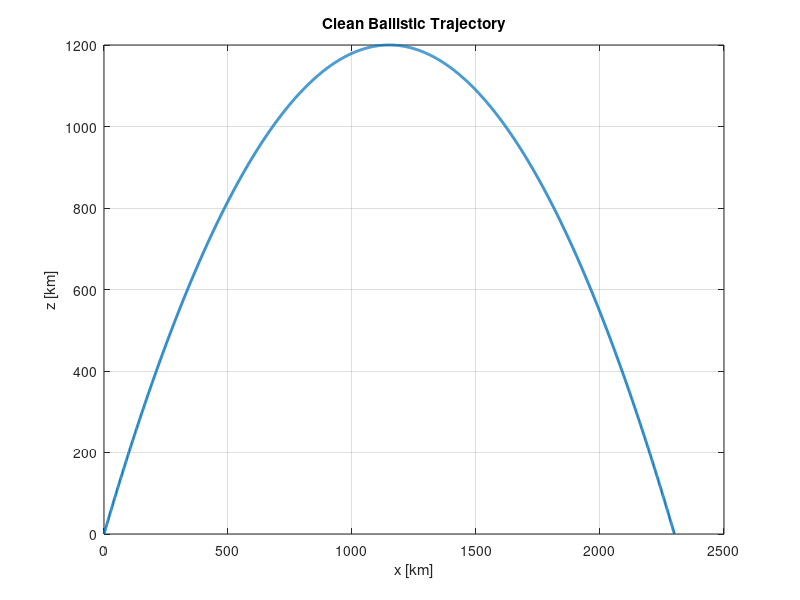
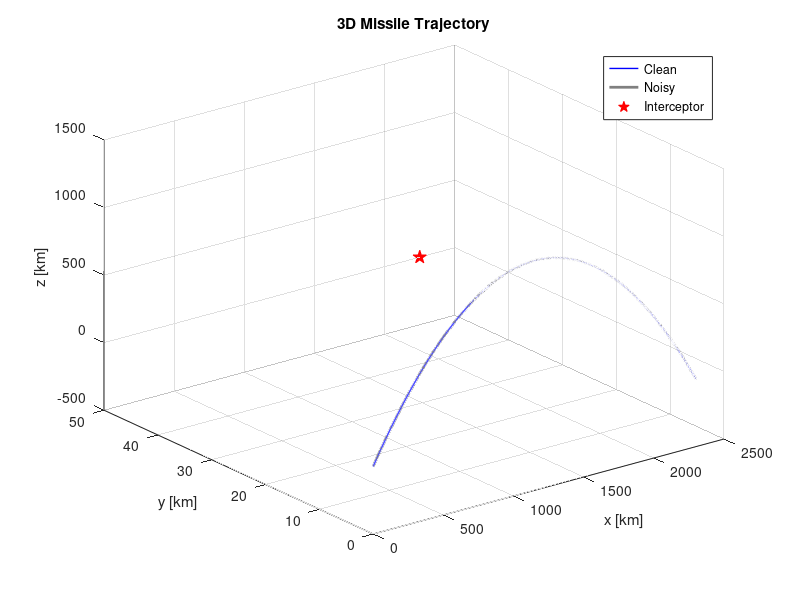
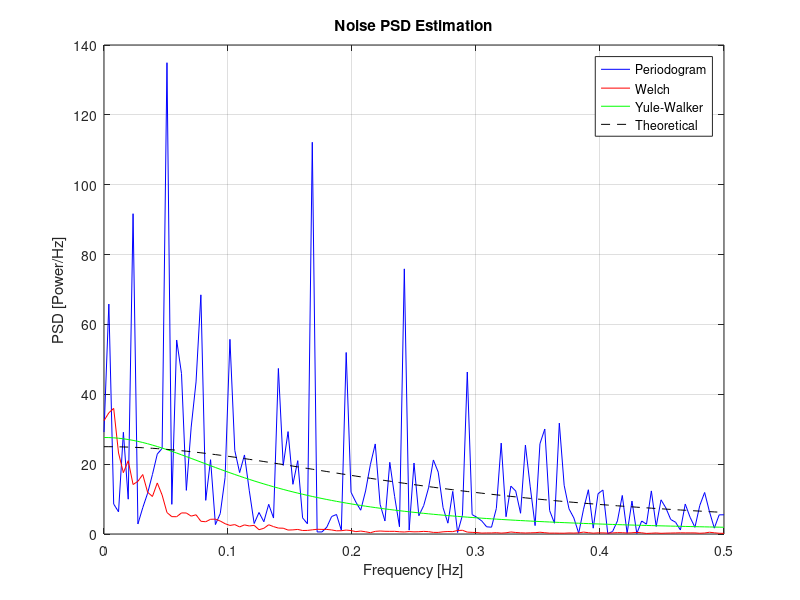
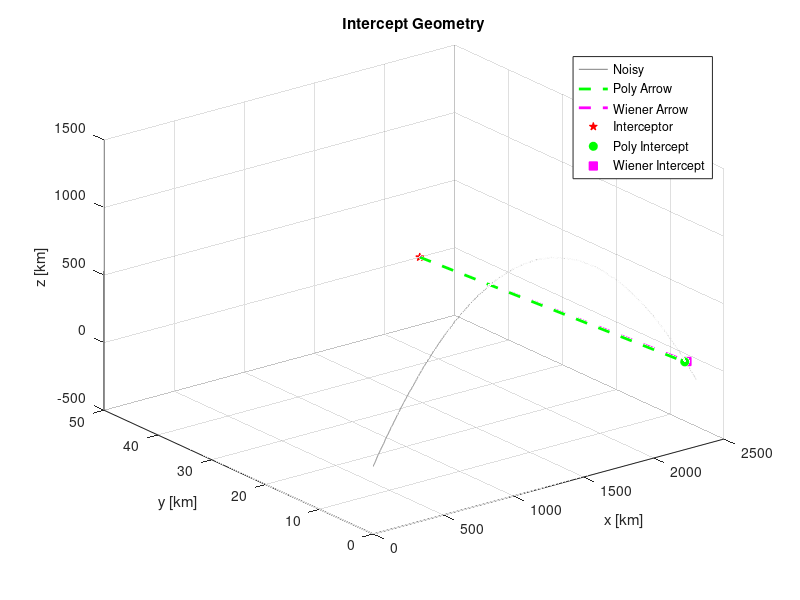

Reproduce these figures in MATLAB, in order.
% DRSP course project
% Ballistic Missile Interception Simulation and Prediction
% Author: Jordan Jacob

%% Clear workspace and close all figures
clear; 
close all; 
clc;

%% Step I – Simulation of the ballistic missile trajectory

% A. Define parameters and simulate the clean trajectory
xtarget = 2300;             % Expected x-coordinate of impact (in km)
yt = 0;                     % y-coordinate remains 0 (2D trajectory)
zt = 0;                     % z = 0 at impact

x0 = 0;                     % Launch point x (Iran)
y0 = 0;                     % Launch point y
z0 = 0;                     % Launch point z

xa = 2250;                  % Arrow missile (interceptor) x position
ya = 50;                    % Arrow y position
za = 0;                     % Arrow z position

h = 1200;                   % Maximum height of missile (vertex of parabola)
Ttotal = 600;               % Total simulation time in seconds
N = 2048;                   % Number of time samples in the simulation

b = xtarget / 2;            % x-location of the peak height
c = h;                      % z-location of the peak height
a = -h / b^2;               % Coefficient that defines curvature of parabola

T = linspace(0, Ttotal, N);            % Time vector
x = linspace(0, xtarget, N);           % Horizontal position vector

zb = a * (x - b).^2 + c;               % Parabolic formula for the ballistic arc

% B. Simulate AR(1) noise and add it to clean trajectory
sigmaW = 1;                                % Noise standard deviation
whiteNoise = sigmaW * randn(1, N);         % Generate white noise
noise = filter(1, [1, -0.8], whiteNoise);  % Pass white noise through AR(1) filter
zbNoisy = zb + noise;                      % Add noise to clean trajectory to simulate measurement

% C. Plot the clean and noisy trajectories in 2D and 3D
figure;
plot(x, zb, 'LineWidth', 2);
xlabel('x [km]'); 
ylabel('z [km]');
title('Clean Ballistic Trajectory');
grid on;

figure;
plot3(x, zeros(size(x)), zb, 'b', 'LineWidth', 1); 
hold on;
plot3(x, zeros(size(x)), zbNoisy, 'Color', [0.5 0.5 0.5],'LineWidth', 2);
plot3(xa, ya, za, 'rp', 'MarkerFaceColor', 'r', 'MarkerSize', 10);
xlabel('x [km]'); 
ylabel('y [km]'); 
zlabel('z [km]');
title('3D Missile Trajectory'); 
grid on;
legend('Clean','Noisy','Interceptor');

%% Step II – Spectral analysis and modeling of the noise you have simulated

% A. Estimate the power spectral density of the noise using the periodogram
periodogramPSD = zeros(1, N);
for k = 1:N
    S = sum(noise .* exp(-1j*2*pi*(k-1)*(0:N-1)/N));
    periodogramPSD(k) = (1/N) * abs(S)^2;
end
f = (0:N-1)/N;

% Estimate PSD using the Welch method (Corrected Welch: 50% overlap + Hamming window)
M = 256;
D = M/2;
w = hamming(M)';
U = sum(w.^2);
K = floor((N - M) / D) + 1;

PxWelch = zeros(1, M);
for k = 0:K-1
    idx = k*D + (1:M);
    segment = noise(idx) .* w;
    Pseg = abs(fft(segment)).^2;
    PxWelch = PxWelch + Pseg;
end
PxWelch = PxWelch / (K * U);
fWelch = (0:M-1)/M;

% Estimate PSD using the Yule-Walker method with xcorr for autocorrelation
p = 1;
[rxx, lags] = xcorr(noise, p, 'unbiased');
rxx = rxx(lags >= 0);
RYw = toeplitz(rxx(1:p));
rVec = rxx(2:p+1);

aYw = -RYw \ rVec;
aCoeff = [1; aYw];

% Estimate innovation variance sigma^2 using the Yule-Walker equation
sigmaYW = rxx(1) + aYw * rxx(2);

% Evaluate PSD using direct formula, not freqz
fYw = linspace(0, 0.5, 512);
omegaYw = 2 * pi * fYw;
PYw = sigmaYW ./ abs(1 + aYw * exp(-1j * omegaYw)).^2;

omega = 2 * pi * f;
Ptheory = sigmaW^2 ./ abs(1 - 0.8 * exp(-1j * omega)).^2;

% B. Theoretical PSD, and the estimators PSD's on the same set of axes 
% Align all vectors to common plotting length
minLen = min([length(fYw), floor(N/2)+1, floor(M/2)+1]);
f1 = linspace(0, 0.5, minLen);
PxPer1 = periodogramPSD(1:minLen);
fWelch1 = fWelch(1:minLen);
PxWelch1 = PxWelch(1:minLen);
PYw1 = PYw(1:minLen);
Ptheory1 = Ptheory(1:minLen);

figure;
plot(f1, PxPer1, 'b', fWelch1, PxWelch1, 'r', f1, PYw1, 'g', f1, Ptheory1, 'k--');
xlabel('Frequency [Hz]'); ylabel('PSD [Power/Hz]');
title('Noise PSD Estimation'); grid on;
legend('Periodogram','Welch','Yule-Walker','Theoretical');

%% Step III – Trajectory prediction The missile

% a. Use a matched filter on the noisy signal to find the beginning of the descent phase
segmentLength = round(N/4);
matchedTemplate = zb(end - segmentLength + 1:end) - mean(zb(end - segmentLength + 1:end)); % subtract the mean to reduce DC bias - center the signal and to improve SNR
matchedFilter = conv(zbNoisy - mean(zbNoisy), flip(matchedTemplate), 'same'); % flip the template for time-reversal
% signal is real-valued, conjugation is redundant
[~, descentIndex] = max(matchedFilter);
tDescent = T(descentIndex);

% b. Polynomial fit of the trajectory after descent
segmentSamples = round(15 * N / Ttotal);
fitIndices = descentIndex : min(descentIndex + segmentSamples - 1, N);
xFit = x(fitIndices)';
zFit = zbNoisy(fitIndices)';

polyCoeffs = polyfit(xFit, zFit, 2);

xPolyPred = x(fitIndices(end):end)';
zPolyPred = polyval(polyCoeffs, xPolyPred);

% b. Wiener FIR prediction, alpha seconds ahead
alpha = round(5 * N / Ttotal);
pw = 20;
L = pw + alpha;
rWiener = zeros(L+1,1);
for k = 0:L
    rWiener(k+1) = sum(zbNoisy(descentIndex:end-k) .* zbNoisy(descentIndex+k:end)) / (N - descentIndex + 1);
end
Rw = toeplitz(rWiener(1:pw));
rc = rWiener(alpha+1 : alpha+pw);
hWiener = Rw \ rc;

zWienerPred = nan(1, N);
for n = descentIndex + pw : N - alpha
    % Predicts alpha steps ahead using past pw samples of the noisy signal
    % The delay alpha affects how far into the future we attempt to predict, creating a lag in real-time application
    zWienerPred(n + alpha) = hWiener' * zbNoisy(n-1:-1:n-pw)';
end

% c. Calculate intercept location and time at 150 km altitude
interceptAlt = 150;
idxPolyIntercept = find(zPolyPred <= interceptAlt, 1);
validWien = (descentIndex + alpha):N;
idxWienIntercept = validWien(find(zWienerPred(validWien) <= interceptAlt, 1));

xInterceptPoly = xPolyPred(idxPolyIntercept);
zInterceptPoly = zPolyPred(idxPolyIntercept);
xInterceptWien = x(idxWienIntercept);
zInterceptWien = zWienerPred(idxWienIntercept);

% d. Calculate required missile launch time
arrowSpeed = 2.5; % Arrow missile speed in km/s
tInterceptPoly = T(fitIndices(end) + idxPolyIntercept - 1);
tInterceptWien = T(idxWienIntercept);

polyDistance = hypot(xInterceptPoly - xa, zInterceptPoly - za);
wienDistance = hypot(xInterceptWien - xa, zInterceptWien - za);

launchTimePoly = tInterceptPoly - polyDistance / arrowSpeed;
launchTimeWien = tInterceptWien - wienDistance / arrowSpeed;

% Print results for c and d sections
% These values indicate when the descent starts, the estimated intercept points and times, 
% and when the interceptor must be launched to successfully meet the missile.
% These are critical for evaluating system performance and responsiveness.
disp('Step III Results:');
fprintf('Descent detected at t = %.2f s\n', tDescent);
fprintf('Polynomial intercept: x=%.1f z=%.1f km, t=%.2f s, launch=%.2f s\n', xInterceptPoly, zInterceptPoly, tInterceptPoly, launchTimePoly);
fprintf('Wiener intercept:    x=%.1f z=%.1f km, t=%.2f s, launch=%.2f s\n', xInterceptWien, zInterceptWien, tInterceptWien, launchTimeWien);

% e. Add to 3D plot the arrow interception paths
figure;
plot3(x, zeros(size(x)), zbNoisy, 'Color', [0.5 0.5 0.5]); hold on;
plot3([xa, xInterceptPoly], [ya, 0], [za, zInterceptPoly], 'g--', 'LineWidth', 2);
plot3([xa, xInterceptWien], [ya, 0], [za, zInterceptWien], 'm--', 'LineWidth', 2);
plot3(xa, ya, za, 'rp', 'MarkerFaceColor', 'r');
plot3(xInterceptPoly, 0, zInterceptPoly, 'go', 'MarkerFaceColor', 'g');
plot3(xInterceptWien, 0, zInterceptWien, 'ms', 'MarkerFaceColor', 'm');
xlabel('x [km]'); 
ylabel('y [km]'); 
zlabel('z [km]');
title('Intercept Geometry'); 
grid on; 
legend('Noisy','Poly Arrow','Wiener Arrow','Interceptor','Poly Intercept','Wiener Intercept');

%% Step IV – Comparison and Evaluation
% Display numerical comparison between methods

% Evaluate Accuracy over 1 Trials

fprintf('\nStep IV – Comparison:\n');
fprintf('Polynomial method error at intercept (z): %.2f km\n', abs(zInterceptPoly - interceptAlt));
fprintf('Wiener method error at intercept (z): %.2f km\n', abs(zInterceptWien - interceptAlt));

% Evaluate Accuracy over 100 Trials

nTrials = 100;
errorsPoly = nan(1, nTrials);
errorsWien = nan(1, nTrials);

for trial = 1:nTrials
    % Generate new noise + noisy trajectory
    wn = sigmaW * randn(1, N);
    noiseTrial = filter(1, [1, -0.8], wn);
    zbTrial = zb + noiseTrial;

    % Matched filter for descent detection
    matchedTemplate = zb(end - segmentLength + 1:end) - mean(zb(end - segmentLength + 1:end));
    matchedFilter = conv(zbTrial - mean(zbTrial), flip(matchedTemplate), 'same');
    [~, descentIdx] = max(matchedFilter);

    % Polynomial method
    fitIdx = descentIdx : min(descentIdx + segmentSamples - 1, N);
    xFit = x(fitIdx)';
    zFit = zbTrial(fitIdx)';
    coeffs = polyfit(xFit, zFit, 2);
    xPolyPred = x(fitIdx(end):end)';
    zPolyPred = polyval(coeffs, xPolyPred);
    idxPoly = find(zPolyPred <= interceptAlt, 1);

    if ~isempty(idxPoly)
        errPoly = abs(zPolyPred(idxPoly) - interceptAlt);
    else
        errPoly = NaN; % No intercept found
    end

    % Wiener method
    rWien = zeros(L+1,1);
    for k = 0:L
        rWien(k+1) = sum(zbTrial(descentIdx:end-k) .* zbTrial(descentIdx+k:end)) / (N - descentIdx + 1);
    end
    Rw = toeplitz(rWien(1:pw));
    rc = rWien(alpha+1 : alpha+pw);
    hWien = Rw \ rc;

    zWienPred = nan(1, N);
    for n = descentIdx + pw : N - alpha
        zWienPred(n + alpha) = hWien' * zbTrial(n-1:-1:n-pw)';
    end
    validWien = (descentIdx + alpha):N;
    idxWien = validWien(find(zWienPred(validWien) <= interceptAlt, 1));

    if ~isempty(idxWien)
        errWien = abs(zWienPred(idxWien) - interceptAlt);
    else
        errWien = NaN;
    end

    % Store errors
    errorsPoly(trial) = errPoly;
    errorsWien(trial) = errWien;
end

% Compute stats ignoring NaNs
meanPoly = mean(errorsPoly, 'omitnan');
meanWien = mean(errorsWien, 'omitnan');
varPoly = var(errorsPoly, 'omitnan');
varWien = var(errorsWien, 'omitnan');

fprintf('\nStep VI – Accuracy Evaluation:\n');
fprintf('Polynomial: Mean Error = %.2f km, Variance = %.2f\n', meanPoly, varPoly);
fprintf('Wiener:     Mean Error = %.2f km, Variance = %.2f\n', meanWien, varWien);

% Plot
figure;
boxplot([errorsPoly', errorsWien'], 'Labels', {'Polynomial', 'Wiener'});
ylabel('Error at Intercept Altitude [km]');
title('Error Comparison over 100 Trials');
grid on;


% differences in accuracy, delay, reliability
fprintf('Discussion:\n');
fprintf('- Polynomial fit is more stable but depends heavily on the chosen fitting segment.\n');
fprintf('- Wiener prediction is better for forecasting but more sensitive to noise and estimation errors.\n');
fprintf('- In real-time, Wiener filter may be more adaptable but riskier unless tuned well.\n');

%% Step V – Simulation Animation

% Animate the missile and interceptor paths over time
% We animate every 20 time steps to balance visual clarity and computational efficiency
% This shows missile motion and interceptor attempt visually over the full flight duration
figure;
for i = 1:20:N
    clf;
    plot3(x(1:i), zeros(1,i), zbNoisy(1:i), 'k'); 
    hold on;
    if i >= descentIndex + pw + alpha && ~isnan(zWienerPred(i))
        plot3(xa, ya, za, 'rp', 'MarkerFaceColor', 'r');
        plot3([xa, x(i)], [ya, 0], [za, zWienerPred(i)], 'm--');
    end
    xlim([0 xtarget]); 
    ylim([-100 100]); 
    zlim([0 1300]);
    xlabel('x [km]'); 
    ylabel('y [km]'); 
    zlabel('z [km]');
    title(sprintf('Time = %.1f s', T(i)));
    grid on; 
    drawnow;
end

